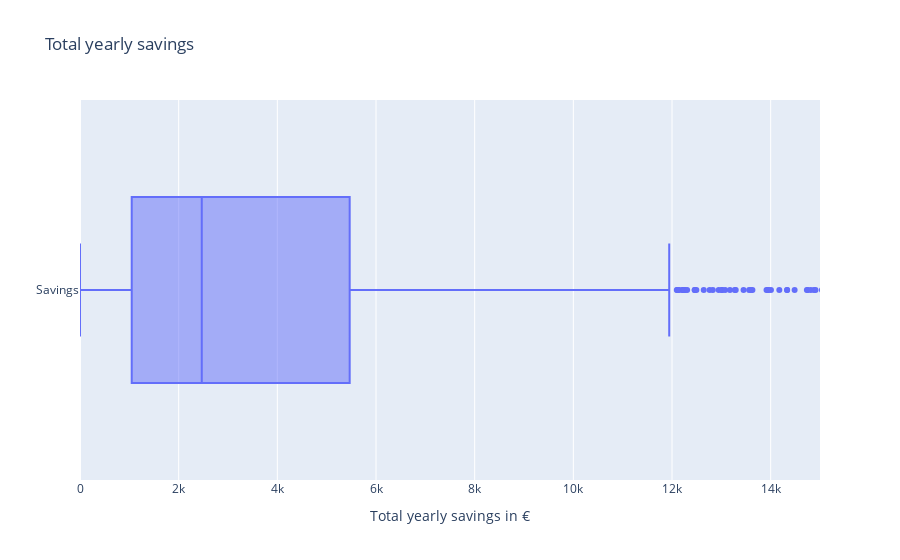

The notebook cell this image was saved under:
### Markdown cell above
## Total savings

### Code cell
abs_yearly_savings = abs_diff["total_yearly_costs_eur"].copy()
abs_yearly_savings.name = "Total yearly savings in eur"
print(abs_yearly_savings.describe().drop("count").to_markdown())

fig_df = abs_diff.copy()
fig_df = fig_df.rename(columns={"total_yearly_costs_eur": "Savings"})
fig = px.box(
    data_frame=fig_df,
    x=["Savings"],
    title="Total yearly savings")
fig.update_layout(xaxis_title="Total yearly savings in €", yaxis_title="")
fig.update_xaxes(range=[0, 15e3])
fig.show()

### Figure 1 — Plotly figure (JSON) as saved in the notebook; plotly's stock layout.template omitted (floating-point values rounded to 4 significant figures; data arrays with more than 128 entries replaced by an {"elided": "..."} marker saying what was removed)
{"data": [{"alignmentgroup": "True", "hovertemplate": "value=%{x}<br>variable=%{y}<extra></extra>", "legendgroup": "", "marker": {"color": "#636efa"}, "name": "", "notched": false, "offsetgroup": "", "orientation": "h", "showlegend": false, "type": "box", "x": {"elided": "1709 float values"}, "x0": " ", "xaxis": "x", "y": {"elided": "1709 str values"}, "y0": " ", "yaxis": "y"}], "layout": {"boxmode": "group", "legend": {"tracegroupgap": 0}, "title": {"text": "Total yearly savings"}, "xaxis": {"anchor": "y", "domain": [0, 1], "range": [0, 15000], "title": {"text": "Total yearly savings in €"}}, "yaxis": {"anchor": "x", "domain": [0, 1], "title": {"text": ""}}}}
